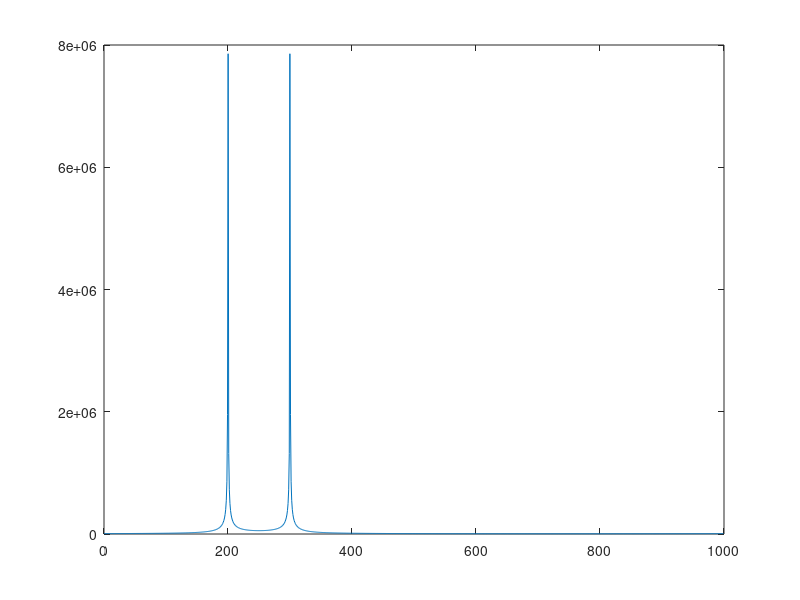
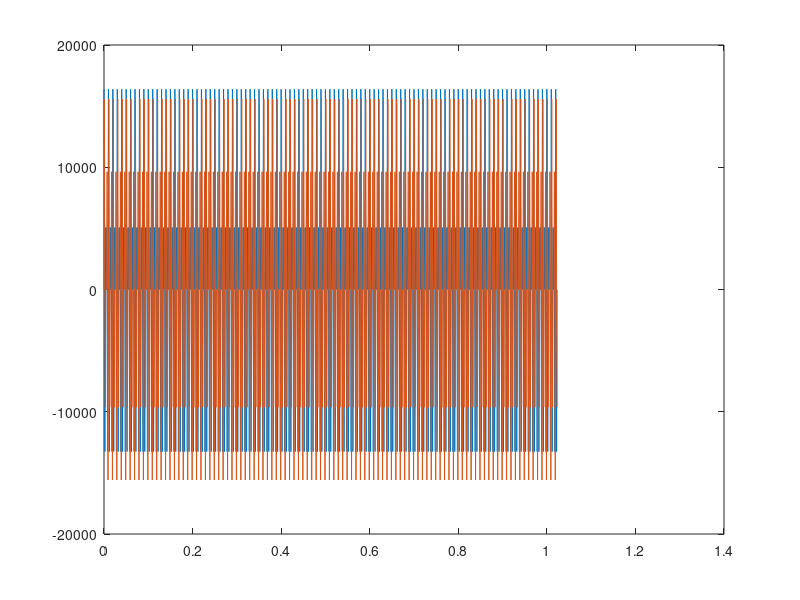

Source code (MATLAB) for these figures, in order:
clc; clear all; close all;

Fs = 1000;
T = 1/Fs;
L = 1024;
t = (0:L-1)*T;
A = 8192;
Ss = floor(A * sin(2*pi*200*t)) + floor(A * sin(2*pi*300*t));
Sc = floor(A * cos(2*pi*200*t)) + floor(A * cos(2*pi*300*t));


fid = fopen(".\in.txt", "w");

for i = 1:L
    fprintf(fid, "%d\n", Sc(i));
    fprintf(fid, "%d\n", Ss(i));
end

fclose(fid);

f = Fs*(0:L-1)/L;
Y = abs(fft(complex(Sc, Ss)));

figure
plot(f, Y)

figure
plot(t, Sc)
hold on;
plot(t, Ss)



